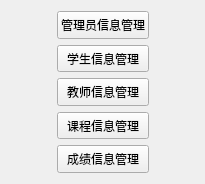
<?xml version="1.0" encoding="UTF-8"?>
<ui version="4.0">
 <class>manage</class>
 <widget class="QWidget" name="manage">
  <property name="geometry">
   <rect>
    <x>0</x>
    <y>0</y>
    <width>205</width>
    <height>184</height>
   </rect>
  </property>
  <property name="windowTitle">
   <string>Form</string>
  </property>
  <layout class="QVBoxLayout" name="verticalLayout_2">
   <item>
    <layout class="QHBoxLayout" name="horizontalLayout">
     <item>
      <spacer name="horizontalSpacer_2">
       <property name="orientation">
        <enum>Qt::Horizontal</enum>
       </property>
       <property name="sizeHint" stdset="0">
        <size>
         <width>40</width>
         <height>20</height>
        </size>
       </property>
      </spacer>
     </item>
     <item>
      <layout class="QVBoxLayout" name="verticalLayout">
       <item>
        <widget class="QPushButton" name="manage_adminButton">
         <property name="sizePolicy">
          <sizepolicy hsizetype="Preferred" vsizetype="Preferred">
           <horstretch>0</horstretch>
           <verstretch>0</verstretch>
          </sizepolicy>
         </property>
         <property name="text">
          <string>管理员信息管理</string>
         </property>
        </widget>
       </item>
       <item>
        <widget class="QPushButton" name="stu_inform_guanlipushButton">
         <property name="sizePolicy">
          <sizepolicy hsizetype="Preferred" vsizetype="Preferred">
           <horstretch>0</horstretch>
           <verstretch>0</verstretch>
          </sizepolicy>
         </property>
         <property name="text">
          <string>学生信息管理</string>
         </property>
        </widget>
       </item>
       <item>
        <widget class="QPushButton" name="manage_teacherBtn">
         <property name="sizePolicy">
          <sizepolicy hsizetype="Preferred" vsizetype="Preferred">
           <horstretch>0</horstretch>
           <verstretch>0</verstretch>
          </sizepolicy>
         </property>
         <property name="text">
          <string>教师信息管理</string>
         </property>
        </widget>
       </item>
       <item>
        <widget class="QPushButton" name="course_manageButton">
         <property name="sizePolicy">
          <sizepolicy hsizetype="Preferred" vsizetype="Preferred">
           <horstretch>0</horstretch>
           <verstretch>0</verstretch>
          </sizepolicy>
         </property>
         <property name="text">
          <string>课程信息管理</string>
         </property>
        </widget>
       </item>
       <item>
        <widget class="QPushButton" name="manage_gradepushButton">
         <property name="sizePolicy">
          <sizepolicy hsizetype="Preferred" vsizetype="Preferred">
           <horstretch>0</horstretch>
           <verstretch>0</verstretch>
          </sizepolicy>
         </property>
         <property name="text">
          <string>成绩信息管理</string>
         </property>
        </widget>
       </item>
      </layout>
     </item>
     <item>
      <spacer name="horizontalSpacer">
       <property name="orientation">
        <enum>Qt::Horizontal</enum>
       </property>
       <property name="sizeHint" stdset="0">
        <size>
         <width>40</width>
         <height>20</height>
        </size>
       </property>
      </spacer>
     </item>
    </layout>
   </item>
   <item>
    <layout class="QHBoxLayout" name="horizontalLayout_2"/>
   </item>
  </layout>
 </widget>
 <resources/>
 <connections/>
</ui>
